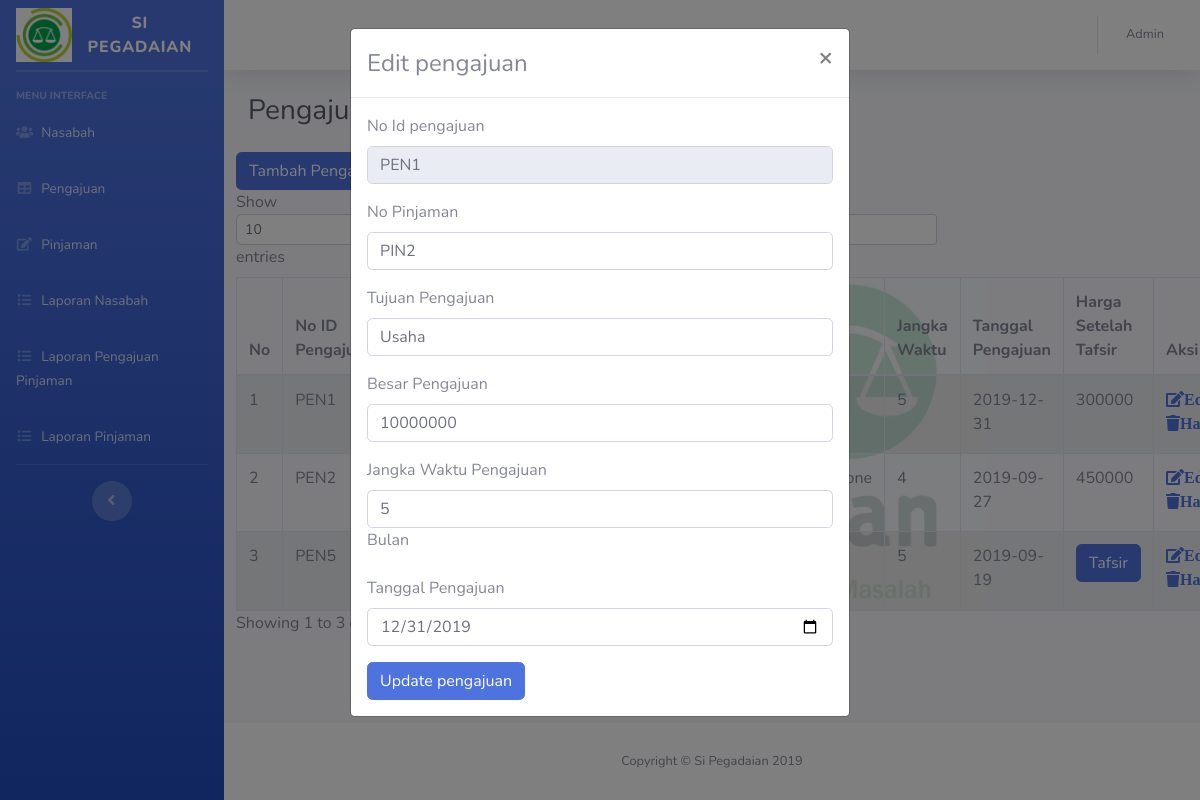
The page /admin/pengajuan_pinjaman.php?func=editPengajuan&tabel=pengajuan_pinjaman&key=idpengajuan&idpengajuan=PEN1 on the database its author committed.
### tables this page shows
CREATE TABLE `pengajuan_pinjaman` (
  `idpengajuan` varchar(11) NOT NULL,
  `nopinjaman` varchar(16) NOT NULL,
  `tujuanpengajuan` varchar(11) NOT NULL,
  `besarpengajuan` int(11) NOT NULL,
  `jangkawaktupengajuan` int(11) NOT NULL,
  `tanggalpengajuan` date NOT NULL,
  `noidnasabah` varchar(21) NOT NULL,
  `barangjaminan` varchar(100) NOT NULL,
  `hargasetelahtafsir` int(11) DEFAULT NULL
);

### function.php (called while the page is built, shortened)
<?php
function tampilData($tabel, $key = null){
    if (!$key == null) {
        $query = "SELECT *, sum($key) as total FROM $tabel";
        $mysqli = Database::getInstance()->getConnection();
        $result = $mysqli->query($query);
        while($d=mysqli_fetch_array($result)){
            $data[] =$d;
        }
    }else{
        $query = "SELECT * FROM $tabel";
        $mysqli = Database::getInstance()->getConnection();
        $result = $mysqli->query($query);
        while($d=mysqli_fetch_array($result)){
            $data[] =$d;
        }
    }
    return $data ?? '';
}
function tampilDataPengajuan(){
    $query = "SELECT * FROM pengajuan_pinjaman,nasabah where pengajuan_pinjaman.noidnasabah = nasabah.noidnasabah";
    $mysqli = Database::getInstance()->getConnection();
    $result = $mysqli->query($query);
    while($d=mysqli_fetch_array($result)){
        $data[] =$d;
    }
    return $data ?? '';
}
function ambilData($tabel,$key,$id){
    $query = "SELECT * FROM $tabel where $key = '$id'";
    $mysqli = Database::getInstance()->getConnection();
    $result = $mysqli->query($query);
    while($d=mysqli_fetch_array($result)){
        $data[] =$d;
    }
    return $data ?? '';
}
function cekData($tabel){
    $query = "SELECT * FROM $tabel";
    $mysqli = Database::getInstance()->getConnection();
    $result = $mysqli->query($query);
    if ($result->num_rows == 0) {
        return true;
    }else {
        return false;
    }
}
?>

### admin/pengajuan_pinjaman.php (the view, shortened to what this page needs)
<?php
include '../function.php';
?>
<!DOCTYPE html>
<html lang="en">
<head>
  <link href="../assets/css/all.min.css" rel="stylesheet" type="text/css">
  <link href="../assets/css/sb-admin-2.min.css" rel="stylesheet">
</head>
<body id="page-top">
  <div id="wrapper">
    <ul class="navbar-nav bg-gradient-primary sidebar sidebar-dark accordion" id="accordionSidebar">
      <a class="sidebar-brand d-flex align-items-center justify-content-center" href="index.html">
        <div class="sidebar-brand-icon">
          <img src="img/pegadaian.png" class="img-fluid ${3|rounded-top,rounded-right,rounded-bottom,rounded-left,rounded-circle,|}" alt="">
        </div>
        <div class="sidebar-brand-text mx-3">SI Pegadaian</div>
      </a>
      <hr class="sidebar-divider my-0">
      <hr class="sidebar-divider">
      <div class="sidebar-heading">
        Menu Interface
      </div>
      <li class="nav-item">
        <a class="nav-link" href="controller.php?hal=nasabah">
          <i class="fas fa-fw fa-users"></i>
          <span>Nasabah</span></a>
      </li>
      <li class="nav-item">
        <a class="nav-link" href="controller.php?hal=pengajuan_pinjaman">
          <i class="fas fa-fw fa-table"></i>
          <span>Pengajuan</span></a>
      </li>
      <li class="nav-item">
        <a class="nav-link" href="controller.php?hal=pinjaman">
          <i class="fas fa-fw fa-edit"></i>
          <span>Pinjaman</span></a>
      </li>
      <li class="nav-item">
        <a class="nav-link" href="controller.php?hal=laporan_nasabah" target="_blank">
          <i class="fas fa-fw fa-list"></i>
          <span>Laporan Nasabah</span></a>
      </li>
      <li class="nav-item">
        <a class="nav-link" href="controller.php?hal=laporan_pengajuan_pinjaman" target="_blank">
          <i class="fas fa-fw fa-list"></i>
          <span>Laporan Pengajuan Pinjaman</span></a>
      </li>
      <li class="nav-item">
        <a class="nav-link" href="controller.php?hal=laporan_pinjaman" target="_blank">
          <i class="fas fa-fw fa-list"></i>
          <span>Laporan Pinjaman</span></a>
      </li>
      <hr class="sidebar-divider d-none d-md-block">
      <div class="text-center d-none d-md-inline">
        <button class="rounded-circle border-0" id="sidebarToggle"></button>
      </div>
    </ul>
    <div id="content-wrapper" class="d-flex flex-column">
      <div id="content">
        <nav class="navbar navbar-expand navbar-light bg-white topbar mb-4 static-top shadow">
          <ul class="navbar-nav ml-auto">
            <li class="nav-item dropdown no-arrow">
              <a class="nav-link dropdown-toggle" href="#" id="userDropdown" role="button" data-toggle="dropdown" aria-haspopup="true" aria-expanded="false">
                <span class="mr-2 d-none d-lg-inline text-gray-600 small">Admin</span>
              </a>
            </li>
          </ul>
        </nav>
        <div class="container-fluid">
          <div class="d-sm-flex align-items-center justify-content-between mb-4">
            <h1 class="h3 mb-0 text-gray-800">Pengajuan</h1>
          </div>
          <div class="row">
          <button type="button" class="btn btn-primary" data-toggle="modal" data-target="#tambahPengajuan">Tambah Pengajuan
          </button>
            <table id="pengajuan" class="table table-striped table-bordered bg" style="width:100%">
              <thead>
                  <tr>
                      <th>No</th>
                      <th>No ID Pengajuan</th>
                      <th>No Pinjaman</th>
                      <th>Nasabah</th>
                      <th>Tujuan Pengajuan</th>
                      <th>Besar Pengajuan</th>
                      <th>Barang Jaminan</th>
                      <th>Jangka Waktu</th>
                      <th>Tanggal Pengajuan</th>
                      <th>Harga Setelah Tafsir</th>
                      <th>Aksi</th>
                  </tr>
              </thead>
              <tbody>
              <?php
              if (cekData("pengajuan_pinjaman") == true) {
              }else {
                $no = 1;
                foreach (tampilDataPengajuan() as $d) {
                  ?>
                    <tr>
                        <td><?= $no++ ?></td>
                        <td><?= $d['idpengajuan']; ?></td>
                        <td><?= $d['nopinjaman']; ?></td>
                        <td><?= $d['namanasabah']; ?></td>
                        <td><?= $d['tujuanpengajuan']; ?></td>
                        <td><?= $d['besarpengajuan']; ?></td>
                        <td><?= $d['barangjaminan']; ?></td>
                        <td><?= $d['jangkawaktupengajuan']; ?></td>
                        <td><?= $d['tanggalpengajuan']; ?></td>
                        <?php
                          if ($d['hargasetelahtafsir'] != NULL) {
                            ?>
                            <td><?= $d['hargasetelahtafsir']; ?></td>
                          <?php
                          }else{
                            ?>
                            <td><a href="tafsir.php?tabel=pengajuan_pinjaman&key=idpengajuan&idpengajuan=<?=$d['idpengajuan']; ?>" type="button" class="btn btn-block btn-primary" id="tafsir">Tafsir</a></td>
                            <?php
                          }
                        ?>
                        <td><a href="pengajuan_pinjaman.php?func=editPengajuan&tabel=pengajuan_pinjaman&key=idpengajuan&idpengajuan=<?=$d['idpengajuan']; ?>" type="button" class="fa fa-edit" id="edit">Edit</a> | <a href="pengajuan_pinjaman.php?func=hapusDataPengajuan&tabel=pengajuan_pinjaman&key=idpengajuan&idpengajuan=<?=$d['idpengajuan']; ?>" class="fa fa-trash">Hapus</a></td>
                    </tr>
                <?php
                  }
                ?>
              <?php
              }
              ?>
              </tbody>
            </table>
          </div>
        </div>
      </div>
      <footer class="sticky-footer bg-white">
        <div class="container my-auto">
          <div class="copyright text-center my-auto">
            <span>Copyright &copy; Si Pegadaian 2019</span>
          </div>
        </div>
      </footer>
    </div>
  </div>
              <?php
                foreach (tampilData("nasabah") as $nasabah) {
                  ?>
                  <option value="<?=$nasabah['noidnasabah'];?>"><?=$nasabah['namanasabah'];?></option>
                <?php
                }
              ?>
<div class="modal" id="myModal">
  <div class="modal-dialog">
    <div class="modal-content">
      <div class="modal-header">
        <h4 class="modal-title">Edit pengajuan</h4>
        <button type="button" class="close" data-dismiss="modal">&times;</button>
      </div>
      <div class="modal-body">
        <form action="../function.php?func=updatePengajuan" method="GET">
        <?php
        foreach (ambilData($_GET['tabel'],$_GET['key'],$_GET['idpengajuan']) as $data) {
                  ?>
                <?php
                  }
                ?>
          <div class="form-group">
            <label for="idpengajuan">No Id pengajuan </label>
            <input type="text" class="form-control" name="idpengajuan" value="<?= $data['idpengajuan'];?>" readonly>
          </div>
          <div class="form-group">
            <label for="nopinjaman">No Pinjaman</label>
            <input type="text" class="form-control" name="nopinjaman" value="<?= $data['nopinjaman'];?>">
          </div>
          <div class="form-group">
            <label for="tujuanpengajuan">Tujuan Pengajuan</label>
            <input class="form-control" name="tujuanpengajuan" id="tujuanpengajuan" value="<?= $data['tujuanpengajuan'];?>">
          </div>
          <div class="form-group">
            <label for="besarpengajuan">Besar Pengajuan</label>
            <input type="text" class="form-control" name="besarpengajuan" value="<?= $data['besarpengajuan'];?>">
          </div>
          <div class="form-group">
            <label for="jangkawaktupengajuan">Jangka Waktu Pengajuan</label>
            <input type="input" class="form-control" name="jangkawaktupengajuan" value="<?= $data['jangkawaktupengajuan'];?>">
            <label for="jangkawaktupengajuan">Bulan</label>
          </div>
          <div class="form-group">
            <label for="tanggalpengajuan">Tanggal Pengajuan</label>
            <input type="date" class="form-control" name="tanggalpengajuan" value="<?= $data['tanggalpengajuan'];?>">
          </div>
          <button type="submit" class="btn btn-primary" name="func" value="updatePengajuan">Update pengajuan</button>
        </form>
      </div>
    </div>
  </div>
</div>
</body>
</html>

### admin/pengajuan_pinjaman.php (style rules this page uses)
.bg { background-image: url("img/body.png"); height: 100%; background-position: center; background-repeat: no-repeat; background-size: 50%; }

### rows shown on the page
pengajuan_pinjaman: idpengajuan "PEN1", jangkawaktupengajuan "5", tanggalpengajuan "2019-12-31", hargasetelahtafsir "300000", nopinjaman "PIN2", tujuanpengajuan "Usaha", besarpengajuan "10000000", tanggalpengajuan "12/31/2019"
pengajuan_pinjaman: idpengajuan "PEN2", jangkawaktupengajuan "4", tanggalpengajuan "2019-09-27", hargasetelahtafsir "450000"
pengajuan_pinjaman: idpengajuan "PEN5", jangkawaktupengajuan "5", tanggalpengajuan "2019-09-19"
